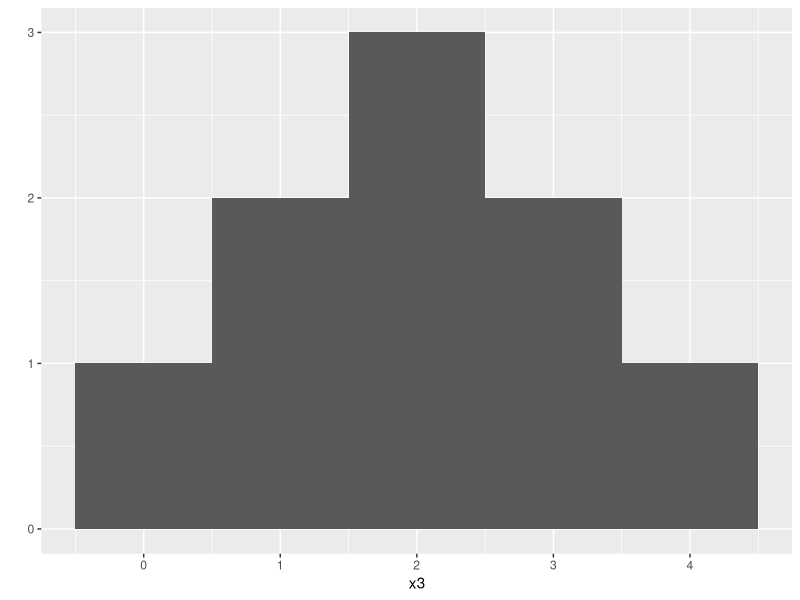
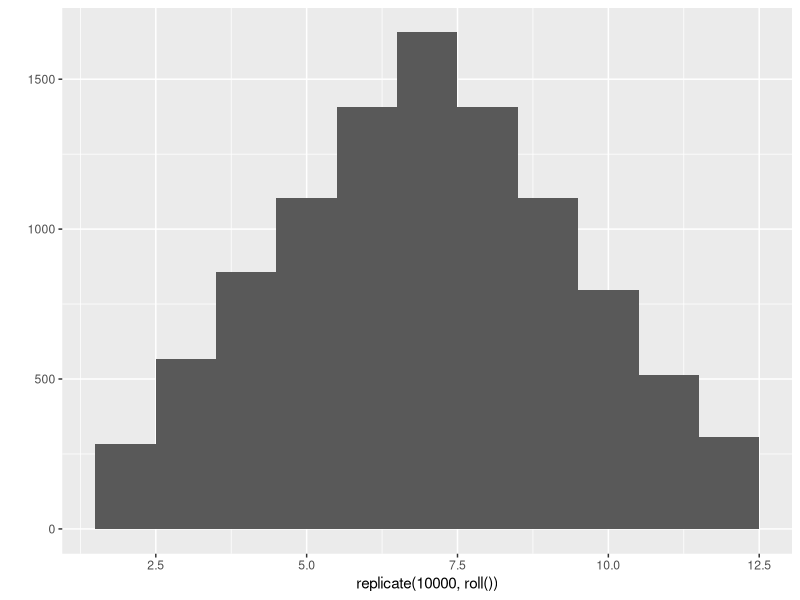

Write the R code that produced these figures, in order.


roll <- function(die=1:6) {
  result <- sample(die,size=2, replace=TRUE)
  sum(result)
}

library(ggplot2)
x3 <- c(0,1,1,2,2,2,3,3,4)
qplot(x3, binwidth=1) # Histograma del vector

replicate(3, 1+1) # repite la instruccion las veces que quiera

qplot(replicate(10000,roll()), binwidth=1) 

# Now, I want to change the probabilities from my dice to make the 6 more offten 
# to appear 3/8, and for the other numbers 1/8
?sample
roll <- function(die=1:6) {
  result <- sample(die,size=2, replace=TRUE,
                   prob=c(1/8,1/8,1/8,1/8,1/8,3/6))
  sum(result)
}

